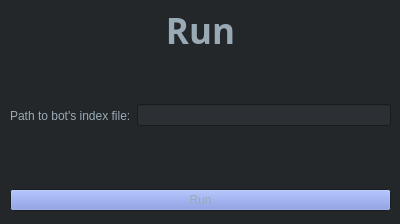
<?xml version="1.0" encoding="UTF-8"?>
<ui version="4.0">
 <class>Form</class>
 <widget class="QWidget" name="Form">
  <property name="geometry">
   <rect>
    <x>0</x>
    <y>0</y>
    <width>400</width>
    <height>224</height>
   </rect>
  </property>
  <property name="minimumSize">
   <size>
    <width>400</width>
    <height>224</height>
   </size>
  </property>
  <property name="maximumSize">
   <size>
    <width>400</width>
    <height>224</height>
   </size>
  </property>
  <property name="palette">
   <palette>
    <active>
     <colorrole role="WindowText">
      <brush brushstyle="SolidPattern">
       <color alpha="255">
        <red>153</red>
        <green>170</green>
        <blue>181</blue>
       </color>
      </brush>
     </colorrole>
     <colorrole role="Button">
      <brush brushstyle="SolidPattern">
       <color alpha="255">
        <red>114</red>
        <green>137</green>
        <blue>218</blue>
       </color>
      </brush>
     </colorrole>
     <colorrole role="Light">
      <brush brushstyle="SolidPattern">
       <color alpha="255">
        <red>114</red>
        <green>137</green>
        <blue>218</blue>
       </color>
      </brush>
     </colorrole>
     <colorrole role="Midlight">
      <brush brushstyle="SolidPattern">
       <color alpha="255">
        <red>63</red>
        <green>127</green>
        <blue>255</blue>
       </color>
      </brush>
     </colorrole>
     <colorrole role="Dark">
      <brush brushstyle="SolidPattern">
       <color alpha="255">
        <red>0</red>
        <green>42</green>
        <blue>127</blue>
       </color>
      </brush>
     </colorrole>
     <colorrole role="Mid">
      <brush brushstyle="SolidPattern">
       <color alpha="255">
        <red>0</red>
        <green>56</green>
        <blue>170</blue>
       </color>
      </brush>
     </colorrole>
     <colorrole role="Text">
      <brush brushstyle="SolidPattern">
       <color alpha="255">
        <red>114</red>
        <green>137</green>
        <blue>218</blue>
       </color>
      </brush>
     </colorrole>
     <colorrole role="BrightText">
      <brush brushstyle="SolidPattern">
       <color alpha="255">
        <red>255</red>
        <green>255</green>
        <blue>255</blue>
       </color>
      </brush>
     </colorrole>
     <colorrole role="ButtonText">
      <brush brushstyle="SolidPattern">
       <color alpha="255">
        <red>153</red>
        <green>170</green>
        <blue>181</blue>
       </color>
      </brush>
     </colorrole>
     <colorrole role="Base">
      <brush brushstyle="SolidPattern">
       <color alpha="255">
        <red>44</red>
        <green>47</green>
        <blue>51</blue>
       </color>
      </brush>
     </colorrole>
     <colorrole role="Window">
      <brush brushstyle="SolidPattern">
       <color alpha="255">
        <red>35</red>
        <green>39</green>
        <blue>42</blue>
       </color>
      </brush>
     </colorrole>
     <colorrole role="Shadow">
      <brush brushstyle="SolidPattern">
       <color alpha="255">
        <red>0</red>
        <green>0</green>
        <blue>0</blue>
       </color>
      </brush>
     </colorrole>
     <colorrole role="Highlight">
      <brush brushstyle="SolidPattern">
       <color alpha="255">
        <red>114</red>
        <green>137</green>
        <blue>218</blue>
       </color>
      </brush>
     </colorrole>
     <colorrole role="AlternateBase">
      <brush brushstyle="SolidPattern">
       <color alpha="255">
        <red>114</red>
        <green>137</green>
        <blue>218</blue>
       </color>
      </brush>
     </colorrole>
     <colorrole role="ToolTipBase">
      <brush brushstyle="SolidPattern">
       <color alpha="255">
        <red>255</red>
        <green>255</green>
        <blue>220</blue>
       </color>
      </brush>
     </colorrole>
     <colorrole role="ToolTipText">
      <brush brushstyle="SolidPattern">
       <color alpha="255">
        <red>0</red>
        <green>0</green>
        <blue>0</blue>
       </color>
      </brush>
     </colorrole>
     <colorrole role="PlaceholderText">
      <brush brushstyle="SolidPattern">
       <color alpha="128">
        <red>153</red>
        <green>170</green>
        <blue>181</blue>
       </color>
      </brush>
     </colorrole>
    </active>
    <inactive>
     <colorrole role="WindowText">
      <brush brushstyle="SolidPattern">
       <color alpha="255">
        <red>153</red>
        <green>170</green>
        <blue>181</blue>
       </color>
      </brush>
     </colorrole>
     <colorrole role="Button">
      <brush brushstyle="SolidPattern">
       <color alpha="255">
        <red>114</red>
        <green>137</green>
        <blue>218</blue>
       </color>
      </brush>
     </colorrole>
     <colorrole role="Light">
      <brush brushstyle="SolidPattern">
       <color alpha="255">
        <red>114</red>
        <green>137</green>
        <blue>218</blue>
       </color>
      </brush>
     </colorrole>
     <colorrole role="Midlight">
      <brush brushstyle="SolidPattern">
       <color alpha="255">
        <red>63</red>
        <green>127</green>
        <blue>255</blue>
       </color>
      </brush>
     </colorrole>
     <colorrole role="Dark">
      <brush brushstyle="SolidPattern">
       <color alpha="255">
        <red>0</red>
        <green>42</green>
        <blue>127</blue>
       </color>
      </brush>
     </colorrole>
     <colorrole role="Mid">
      <brush brushstyle="SolidPattern">
       <color alpha="255">
        <red>0</red>
        <green>56</green>
        <blue>170</blue>
       </color>
      </brush>
     </colorrole>
     <colorrole role="Text">
      <brush brushstyle="SolidPattern">
       <color alpha="255">
        <red>114</red>
        <green>137</green>
        <blue>218</blue>
       </color>
      </brush>
     </colorrole>
     <colorrole role="BrightText">
      <brush brushstyle="SolidPattern">
       <color alpha="255">
        <red>255</red>
        <green>255</green>
        <blue>255</blue>
       </color>
      </brush>
     </colorrole>
     <colorrole role="ButtonText">
      <brush brushstyle="SolidPattern">
       <color alpha="255">
        <red>153</red>
        <green>170</green>
        <blue>181</blue>
       </color>
      </brush>
     </colorrole>
     <colorrole role="Base">
      <brush brushstyle="SolidPattern">
       <color alpha="255">
        <red>44</red>
        <green>47</green>
        <blue>51</blue>
       </color>
      </brush>
     </colorrole>
     <colorrole role="Window">
      <brush brushstyle="SolidPattern">
       <color alpha="255">
        <red>35</red>
        <green>39</green>
        <blue>42</blue>
       </color>
      </brush>
     </colorrole>
     <colorrole role="Shadow">
      <brush brushstyle="SolidPattern">
       <color alpha="255">
        <red>0</red>
        <green>0</green>
        <blue>0</blue>
       </color>
      </brush>
     </colorrole>
     <colorrole role="Highlight">
      <brush brushstyle="SolidPattern">
       <color alpha="255">
        <red>114</red>
        <green>137</green>
        <blue>218</blue>
       </color>
      </brush>
     </colorrole>
     <colorrole role="AlternateBase">
      <brush brushstyle="SolidPattern">
       <color alpha="255">
        <red>114</red>
        <green>137</green>
        <blue>218</blue>
       </color>
      </brush>
     </colorrole>
     <colorrole role="ToolTipBase">
      <brush brushstyle="SolidPattern">
       <color alpha="255">
        <red>255</red>
        <green>255</green>
        <blue>220</blue>
       </color>
      </brush>
     </colorrole>
     <colorrole role="ToolTipText">
      <brush brushstyle="SolidPattern">
       <color alpha="255">
        <red>0</red>
        <green>0</green>
        <blue>0</blue>
       </color>
      </brush>
     </colorrole>
     <colorrole role="PlaceholderText">
      <brush brushstyle="SolidPattern">
       <color alpha="128">
        <red>153</red>
        <green>170</green>
        <blue>181</blue>
       </color>
      </brush>
     </colorrole>
    </inactive>
    <disabled>
     <colorrole role="WindowText">
      <brush brushstyle="SolidPattern">
       <color alpha="255">
        <red>0</red>
        <green>42</green>
        <blue>127</blue>
       </color>
      </brush>
     </colorrole>
     <colorrole role="Button">
      <brush brushstyle="SolidPattern">
       <color alpha="255">
        <red>114</red>
        <green>137</green>
        <blue>218</blue>
       </color>
      </brush>
     </colorrole>
     <colorrole role="Light">
      <brush brushstyle="SolidPattern">
       <color alpha="255">
        <red>114</red>
        <green>137</green>
        <blue>218</blue>
       </color>
      </brush>
     </colorrole>
     <colorrole role="Midlight">
      <brush brushstyle="SolidPattern">
       <color alpha="255">
        <red>63</red>
        <green>127</green>
        <blue>255</blue>
       </color>
      </brush>
     </colorrole>
     <colorrole role="Dark">
      <brush brushstyle="SolidPattern">
       <color alpha="255">
        <red>0</red>
        <green>42</green>
        <blue>127</blue>
       </color>
      </brush>
     </colorrole>
     <colorrole role="Mid">
      <brush brushstyle="SolidPattern">
       <color alpha="255">
        <red>0</red>
        <green>56</green>
        <blue>170</blue>
       </color>
      </brush>
     </colorrole>
     <colorrole role="Text">
      <brush brushstyle="SolidPattern">
       <color alpha="255">
        <red>0</red>
        <green>42</green>
        <blue>127</blue>
       </color>
      </brush>
     </colorrole>
     <colorrole role="BrightText">
      <brush brushstyle="SolidPattern">
       <color alpha="255">
        <red>255</red>
        <green>255</green>
        <blue>255</blue>
       </color>
      </brush>
     </colorrole>
     <colorrole role="ButtonText">
      <brush brushstyle="SolidPattern">
       <color alpha="255">
        <red>0</red>
        <green>42</green>
        <blue>127</blue>
       </color>
      </brush>
     </colorrole>
     <colorrole role="Base">
      <brush brushstyle="SolidPattern">
       <color alpha="255">
        <red>35</red>
        <green>39</green>
        <blue>42</blue>
       </color>
      </brush>
     </colorrole>
     <colorrole role="Window">
      <brush brushstyle="SolidPattern">
       <color alpha="255">
        <red>35</red>
        <green>39</green>
        <blue>42</blue>
       </color>
      </brush>
     </colorrole>
     <colorrole role="Shadow">
      <brush brushstyle="SolidPattern">
       <color alpha="255">
        <red>0</red>
        <green>0</green>
        <blue>0</blue>
       </color>
      </brush>
     </colorrole>
     <colorrole role="Highlight">
      <brush brushstyle="SolidPattern">
       <color alpha="255">
        <red>234</red>
        <green>234</green>
        <blue>234</blue>
       </color>
      </brush>
     </colorrole>
     <colorrole role="AlternateBase">
      <brush brushstyle="SolidPattern">
       <color alpha="255">
        <red>114</red>
        <green>137</green>
        <blue>218</blue>
       </color>
      </brush>
     </colorrole>
     <colorrole role="ToolTipBase">
      <brush brushstyle="SolidPattern">
       <color alpha="255">
        <red>255</red>
        <green>255</green>
        <blue>220</blue>
       </color>
      </brush>
     </colorrole>
     <colorrole role="ToolTipText">
      <brush brushstyle="SolidPattern">
       <color alpha="255">
        <red>0</red>
        <green>0</green>
        <blue>0</blue>
       </color>
      </brush>
     </colorrole>
     <colorrole role="PlaceholderText">
      <brush brushstyle="SolidPattern">
       <color alpha="128">
        <red>0</red>
        <green>0</green>
        <blue>0</blue>
       </color>
      </brush>
     </colorrole>
    </disabled>
   </palette>
  </property>
  <property name="windowTitle">
   <string>Run a bot</string>
  </property>
  <widget class="QLabel" name="run_lb">
   <property name="geometry">
    <rect>
     <x>0</x>
     <y>10</y>
     <width>401</width>
     <height>41</height>
    </rect>
   </property>
   <property name="font">
    <font>
     <family>xos4 Terminus</family>
     <pointsize>26</pointsize>
     <weight>75</weight>
     <bold>true</bold>
    </font>
   </property>
   <property name="text">
    <string>Run</string>
   </property>
   <property name="alignment">
    <set>Qt::AlignCenter</set>
   </property>
  </widget>
  <widget class="QWidget" name="horizontalLayoutWidget">
   <property name="geometry">
    <rect>
     <x>10</x>
     <y>80</y>
     <width>381</width>
     <height>71</height>
    </rect>
   </property>
   <layout class="QHBoxLayout" name="horizontalLayout">
    <item>
     <widget class="QLabel" name="path_lb">
      <property name="text">
       <string>Path to bot's index file:</string>
      </property>
     </widget>
    </item>
    <item>
     <widget class="QLineEdit" name="path_entr"/>
    </item>
   </layout>
  </widget>
  <widget class="QWidget" name="verticalLayoutWidget">
   <property name="geometry">
    <rect>
     <x>10</x>
     <y>160</y>
     <width>381</width>
     <height>80</height>
    </rect>
   </property>
   <layout class="QVBoxLayout" name="verticalLayout">
    <item>
     <widget class="QPushButton" name="run_button">
      <property name="text">
       <string>Run</string>
      </property>
     </widget>
    </item>
   </layout>
  </widget>
 </widget>
 <resources/>
 <connections/>
</ui>
